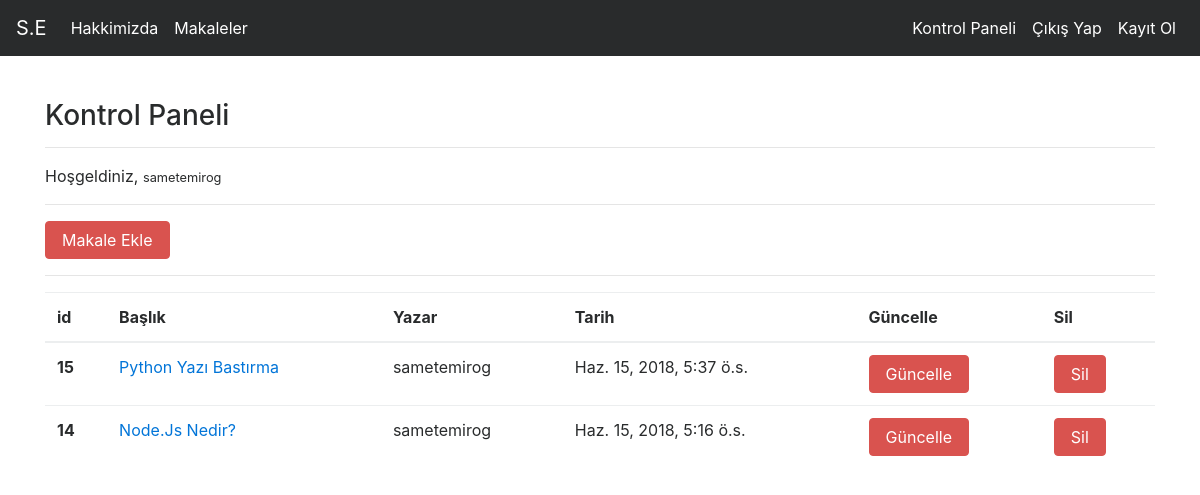
Screenshot of /articles/dashboard/ (signed in) with the database file from the repository.
### article/models.py (models this page shows, shortened)
class Article(models.Model):
    author = models.ForeignKey("auth.User",on_delete = models.CASCADE,verbose_name = "Yazar")
    title = models.CharField(max_length = 50,verbose_name = "Başlık")
    content = RichTextField()
    created_date = models.DateTimeField(auto_now=True,verbose_name = "Oluşturulma Tarihi")
    article_image = models.FileField(blank = True,null = True,verbose_name="Makale Fotoğrafı")
    class Meta:
        ordering = ['-created_date']

### article/views.py (the view)
# urls.py: path('dashboard/',views.dashboard,name = "dashboard"),
@login_required(login_url="user:login")
def dashboard(request):
    articles = Article.objects.filter(author = request.user)
    context = {
        "articles":articles
    }
    return render(request,"dashboard.html",context)

### templates/dashboard.html
{% extends "layout.html" %}
{% block body %}
<h3>Kontrol Paneli</h3>
<hr>
<p>
    Hoşgeldiniz, <small>{{request.user.username}}</small>
</p>
<hr>
<a class="btn btn-danger" href="/articles/addarticle">Makale Ekle</a>
<hr>
{% if articles %}
<table class="table">
        <thead>
          <tr>
            <th scope="col">id</th>
            <th scope="col">Başlık</th>
            <th scope="col">Yazar</th>
            <th scope="col">Tarih</th>
            <th scope="col">Güncelle</th>
            <th scope="col">Sil</th>
          </tr>
        </thead>
        <tbody>
            {% for article in articles  %}
                <tr>
                    <th scope="row">{{article.id}}</th>
                    <td><a href="/articles/article/{{article.id}}">{{article.title}}</a></td>
                    <td>{{article.author.username}}</td>
                    <td>{{article.created_date}}</td>
                    <td><a class="btn btn-danger" href="/articles/update/{{article.id}}">Güncelle</a></td>
                    <td><a class="btn btn-danger" href="/articles/delete/{{article.id}}">Sil</a></td>
                </tr>
            {% endfor %}
        </tbody>
</table>
{% else %}
<div class="alert alert-danger">Henüz bir makaleniz bulunmuyor.</div>
{% endif %}
{% endblock body %}

### rows the page displays
Article: id "15", title "Python Yazı Bastırma", author.username "sametemirog", created_date "Haz. 15, 2018, 5:37 ö.s."
Article: id "14", title "Node.Js Nedir?", author.username "sametemirog", created_date "Haz. 15, 2018, 5:16 ö.s."

### other values shown
{{ request.user.username }} "sametemirog"
